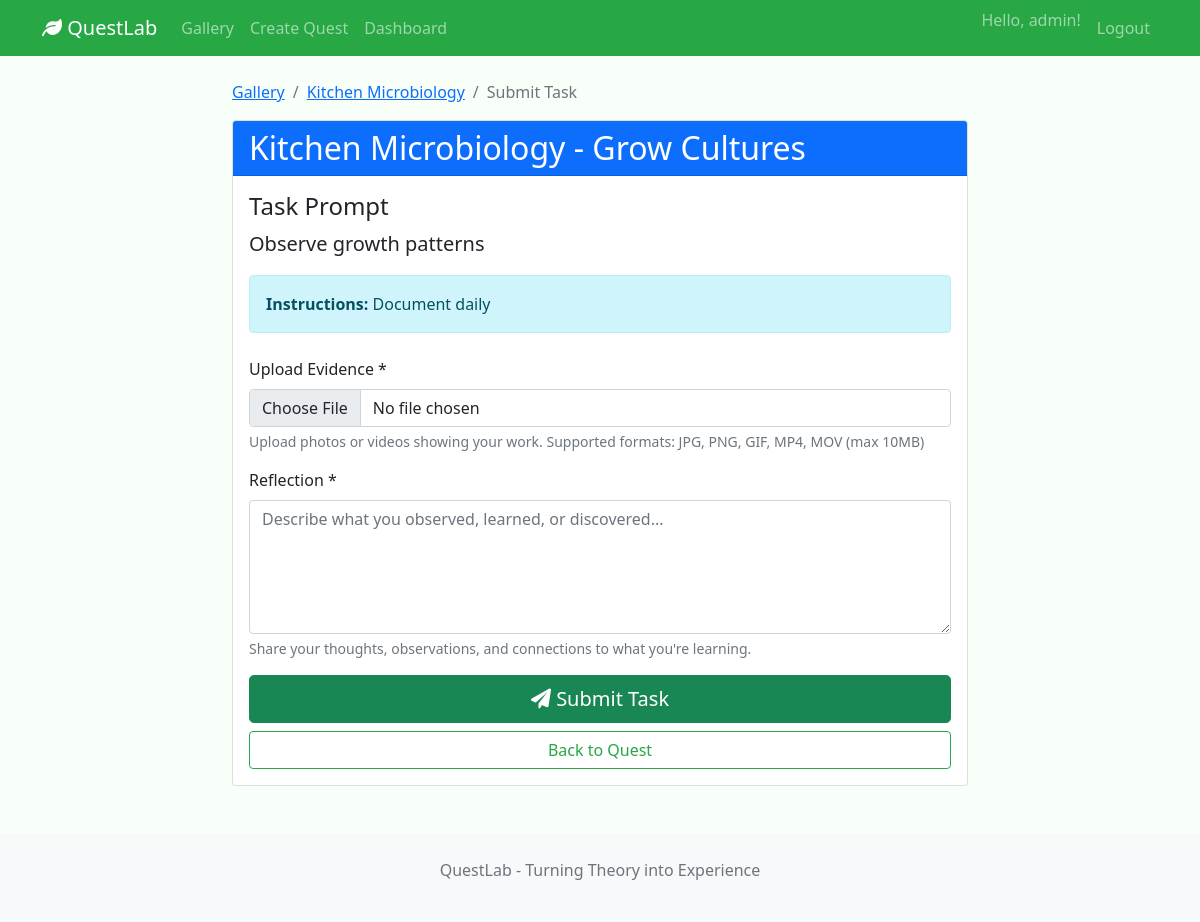
The app's page /quest/c04fb478-9e6a-4ef5-8a9e-ba5a32f0cf15/task/ff22577e-9ff9-4d43-9931-67cb3bded37f/submit (signed in) with its own data.
### app/models/user.py (models this page shows, shortened)
class User(db.Model, UserMixin):
    __tablename__ = 'users'
    id = db.Column(db.Integer, primary_key=True)
    username = db.Column(db.String(80), unique=True, nullable=False)
    email = db.Column(db.String(120), unique=True, nullable=False)
    password_hash = db.Column(db.String(128), nullable=False)
    role = db.Column(db.String(20), nullable=False, default='learner')
    submissions = db.relationship('Submission', backref='user', lazy=True)

### app/models/quest.py (models this page shows, shortened)
class Quest(db.Model):
    __tablename__ = 'quests'
    id = db.Column(db.String(36), primary_key=True, default=generate_uuid)
    title = db.Column(db.String(200), nullable=False)
    description = db.Column(db.Text)
    tags = db.Column(db.Text)
    created_at = db.Column(db.DateTime, default=datetime.utcnow)
    published = db.Column(db.Boolean, default=False)
    tasks = db.relationship('Task', backref='quest', lazy='dynamic',
                          cascade='all, delete-orphan', order_by='Task.task_order')

class Task(db.Model):
    __tablename__ = 'tasks'
    id = db.Column(db.String(36), primary_key=True, default=generate_uuid)
    quest_id = db.Column(db.String(36), db.ForeignKey('quests.id'), nullable=False)
    title = db.Column(db.String(200), nullable=False)
    prompt = db.Column(db.Text, nullable=False)
    instructions = db.Column(db.Text)
    task_order = db.Column(db.Integer, nullable=False)

### app/routes/submission_routes.py (the view, shortened to what this page needs)
@submission_bp.route('/quest/<quest_id>/task/<task_id>/submit', methods=['GET', 'POST'])
@login_required
def submit_task(quest_id, task_id):
    quest = QuestService.get_quest_by_id(quest_id)
    if not quest:
        flash('Quest not found', 'error')
        return redirect(url_for('quest.gallery'))
    ip_addr = request.remote_addr or 'unknown'
    user_agent = request.user_agent.string if request.user_agent else ''
    limit, window = current_app.config.get('UPLOAD_RATE_LIMIT', (30, 900))
    if not check_rate_limit(f"upload:{ip_addr}", limit, window):
        current_app.logger.warning("submission.rate_limited user_id=%s ip=%s ua=%s", current_user.id, ip_addr, user_agent)
        abort(429, description="Too many uploads. Please try again later.")
    task = None
    for t in quest.tasks:
        if t.id == task_id:
            task = t
            break
    if not task:
        flash('Task not found', 'error')
        return redirect(url_for('quest.quest_detail', quest_id=quest_id))
    return render_template('task_submit.html', quest=quest, task=task)

### app/services/quest_service.py (called while the page is built)
    @staticmethod
    def get_quest_by_id(quest_id):
        return Quest.query.get(quest_id)

### app/utils/rate_limit.py (called while the page is built)
def _prune(bucket: Deque[float], window: int, now: float) -> None:
    while bucket and bucket[0] < now - window:
        bucket.popleft()

def check_rate_limit(key: str, limit: int, window: int) -> bool:
    now = time.time()
    bucket = _buckets[key]
    _prune(bucket, window, now)
    if len(bucket) >= limit:
        return False
    bucket.append(now)
    return True

### app/templates/task_submit.html (shortened to what this page needs)
{% extends "base.html" %} {% block content %}
<div class="row justify-content-center">
  <div class="col-lg-8">
    <nav aria-label="breadcrumb">
      <ol class="breadcrumb">
        <li class="breadcrumb-item">
          <a href="{{ url_for('quest.gallery') }}">Gallery</a>
        </li>
        <li class="breadcrumb-item">
          <a href="{{ url_for('quest.quest_detail', quest_id=quest.id) }}"
            >{{ quest.title }}</a
          >
        </li>
        <li class="breadcrumb-item active">Submit Task</li>
      </ol>
    </nav>
    <div class="card">
      <div class="card-header bg-primary text-white">
        <h2 class="mb-0">{{ quest.title }} - {{ task.title }}</h2>
      </div>
      <div class="card-body">
        <div class="mb-4">
          <h4>Task Prompt</h4>
          <p class="lead">{{ task.prompt }}</p>
          {% if task.instructions %}
          <div class="alert alert-info">
            <strong>Instructions:</strong> {{ task.instructions }}
          </div>
          {% endif %}
        </div>
        <form method="POST" enctype="multipart/form-data">
          <div class="mb-3">
            <label for="media_file" class="form-label">Upload Evidence *</label>
            <input
              type="file"
              class="form-control"
              id="media_file"
              name="media_file"
              accept="image/*,video/*"
              required
            />
            <div class="form-text">
              Upload photos or videos showing your work. Supported formats: JPG,
              PNG, GIF, MP4, MOV (max 10MB)
            </div>
          </div>
          <div class="mb-3">
            <label for="reflection_text" class="form-label">Reflection *</label>
            <textarea
              class="form-control"
              id="reflection_text"
              name="reflection_text"
              rows="5"
              required
              placeholder="Describe what you observed, learned, or discovered..."
            ></textarea>
            <div class="form-text">
              Share your thoughts, observations, and connections to what you're
              learning.
            </div>
          </div>
          <div class="d-grid gap-2">
            <button type="submit" class="btn btn-success btn-lg">
              <i class="fas fa-paper-plane"></i> Submit Task
            </button>
            <a
              href="{{ url_for('quest.quest_detail', quest_id=quest.id) }}"
              class="btn btn-outline-secondary"
              >Back to Quest</a
            >
          </div>
        </form>
      </div>
    </div>
  </div>
</div>
{% endblock %}

### app/templates/base.html (shortened to what this page needs)
<!DOCTYPE html>
<html lang="en">
  <head>
    <link
      href="https://cdn.jsdelivr.net/npm/bootstrap@5.1.3/dist/css/bootstrap.min.css"
      rel="stylesheet"
    />
    <link
      href="https://cdnjs.cloudflare.com/ajax/libs/font-awesome/6.0.0/css/all.min.css"
      rel="stylesheet"
    />
  </head>
  <body>
    <nav class="navbar navbar-expand-lg navbar-dark bg-success">
      <div class="container">
        <a class="navbar-brand" href="{{ url_for('quest.gallery') }}">
          <i class="fas fa-leaf"></i> QuestLab
        </a>
        <div class="collapse navbar-collapse" id="navbarNav">
          <ul class="navbar-nav me-auto mb-2 mb-lg-0">
            <li class="nav-item">
              <a class="nav-link" href="{{ url_for('quest.gallery') }}"
                >Gallery</a
              >
            </li>
            {% if current_user.is_authenticated and current_user.role in
            ['educator', 'both'] %}
            <li class="nav-item">
              <a class="nav-link" href="{{ url_for('quest.create_quest') }}"
                >Create Quest</a
              >
            </li>
            {% endif %} {% if current_user.is_authenticated %}
            <li class="nav-item">
              <a class="nav-link" href="{{ url_for('submission.dashboard') }}"
                >Dashboard</a
              >
            </li>
            {% endif %}
          </ul>
          <ul class="navbar-nav">
            {% if current_user.is_authenticated %}
            <li class="nav-item">
              <span class="navbar-text me-2"
                >Hello, {{ current_user.username }}!</span
              >
            </li>
            <li class="nav-item">
              <a class="nav-link" href="{{ url_for('auth.logout') }}">Logout</a>
            </li>
            {% endif %}
          </ul>
        </div>
      </div>
    </nav>
    <main class="container mt-4">
       {% block content %}{% endblock %}
    </main>
    <footer class="bg-light mt-5 py-4">
      <div class="container text-center">
        <p class="text-muted">QuestLab - Turning Theory into Experience</p>
      </div>
    </footer>
  </body>
</html>

### app/templates/base.html (style rules this page uses)
:root { --bs-primary: #28a745; --bs-secondary: #198754; }
body { background-color: #f8fff8; }
.navbar { background-color: var(--bs-primary) !important; }
.btn-outline-secondary { color: var(--bs-primary); border-color: var(--bs-primary); }

### records on screen
User: username "admin"
Quest: title "Kitchen Microbiology"
Task: title "Grow Cultures", prompt "Observe growth patterns", instructions "Document daily"
